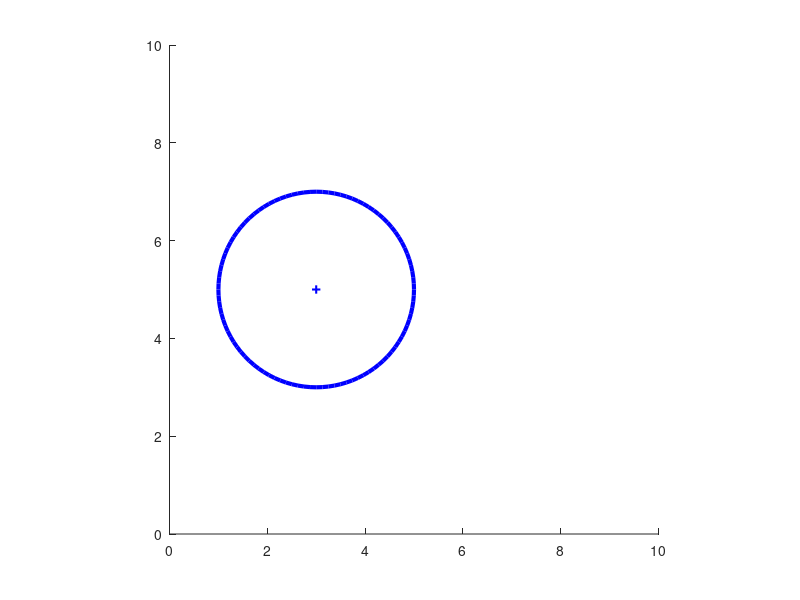

Write MATLAB code to recreate this figure. (Note: this script raises an error after producing the figure.)
figure (5)
hold on
crcl = 0:pi/50:2*pi;
valsx = 2 * cos(crcl) + 3;
valsy = 2 * sin(crcl) + 5; 
plot(valsx, valsy,'b', 'linewidth', 3);
axis equal
ylim([0 10]);
xlim([0 10]);
plot(3,5 , '+b','linewidth',1.5)
axis equal
%First label
label1 = text(1,9,'Click where you want a text label for this circle.');
ylim([0 10]);
xlim([0 10]);
[x, y] = ginput(1);
delete(label1);
%actual label
text(x,y,'Radius = 2.0', 'Color', 'blue');
%Line
label2 = text(1,9,'Draw a leader line. ');
[x, y] = ginput(2);
plot(x,y,'--', 'Color','blue');
axis equal
delete(label2);
%Second circle
valsx2 = 0.5 * cos(crcl) + 8;
valsy2 = 0.5 * sin(crcl) + 7;
plot(valsx2, valsy2,'r','linewidth', 3);
ylim([0 10]);
xlim([0 10]);
plot(8, 7, '+r', 'linewidth',1.5)
%Second label
label2 = text(1,9,'Click where you want a text label for this circle.');
[x, y] = ginput(1);
delete(label2);
%actual label
text(x,y,'Radius = 0.5', 'Color', 'red');
%Create the line for c2
label1 = text(1,9,'Draw a leader line.');
[x, y] = ginput(2);
plot(x,y,'--','Color','red');
axis equal
delete(label1);
grid on
ylim([0 10]);
xlim([0 10]);